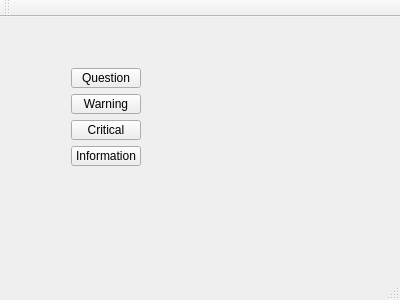
<?xml version="1.0" encoding="UTF-8"?>
<ui version="4.0">
 <class>MainWindow</class>
 <widget class="QMainWindow" name="MainWindow">
  <property name="geometry">
   <rect>
    <x>0</x>
    <y>0</y>
    <width>400</width>
    <height>300</height>
   </rect>
  </property>
  <property name="windowTitle">
   <string>MainWindow</string>
  </property>
  <widget class="QWidget" name="centralWidget">
   <widget class="QLabel" name="label">
    <property name="geometry">
     <rect>
      <x>180</x>
      <y>40</y>
      <width>101</width>
      <height>20</height>
     </rect>
    </property>
    <property name="text">
     <string/>
    </property>
   </widget>
   <widget class="QWidget" name="">
    <property name="geometry">
     <rect>
      <x>60</x>
      <y>40</y>
      <width>92</width>
      <height>120</height>
     </rect>
    </property>
    <layout class="QVBoxLayout" name="verticalLayout">
     <item>
      <widget class="QPushButton" name="pbQuestrion">
       <property name="text">
        <string>Question</string>
       </property>
      </widget>
     </item>
     <item>
      <widget class="QPushButton" name="pbWarning">
       <property name="text">
        <string>Warning</string>
       </property>
      </widget>
     </item>
     <item>
      <widget class="QPushButton" name="pbCritical">
       <property name="text">
        <string>Critical</string>
       </property>
      </widget>
     </item>
     <item>
      <widget class="QPushButton" name="pbInfor">
       <property name="text">
        <string>Information</string>
       </property>
      </widget>
     </item>
    </layout>
   </widget>
  </widget>
  <widget class="QMenuBar" name="menuBar">
   <property name="geometry">
    <rect>
     <x>0</x>
     <y>0</y>
     <width>400</width>
     <height>22</height>
    </rect>
   </property>
  </widget>
  <widget class="QToolBar" name="mainToolBar">
   <attribute name="toolBarArea">
    <enum>TopToolBarArea</enum>
   </attribute>
   <attribute name="toolBarBreak">
    <bool>false</bool>
   </attribute>
  </widget>
  <widget class="QStatusBar" name="statusBar"/>
 </widget>
 <layoutdefault spacing="6" margin="11"/>
 <resources/>
 <connections/>
</ui>
